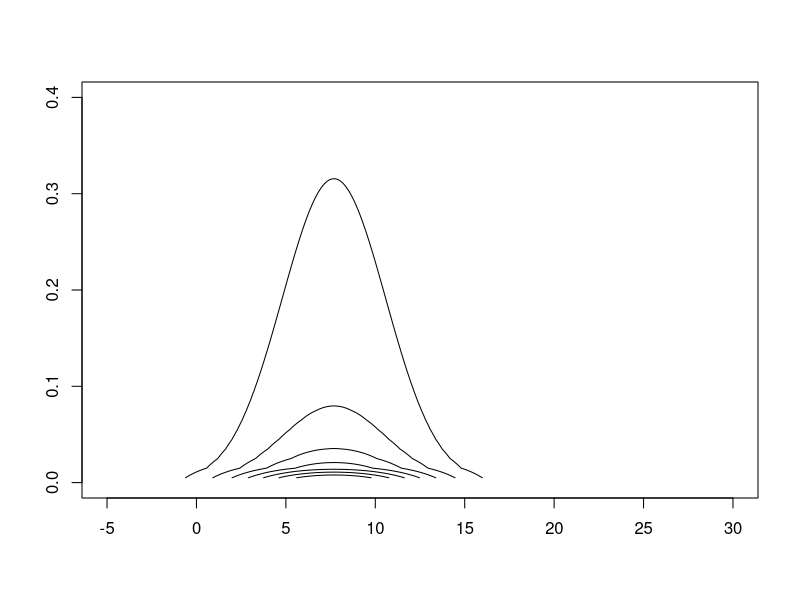
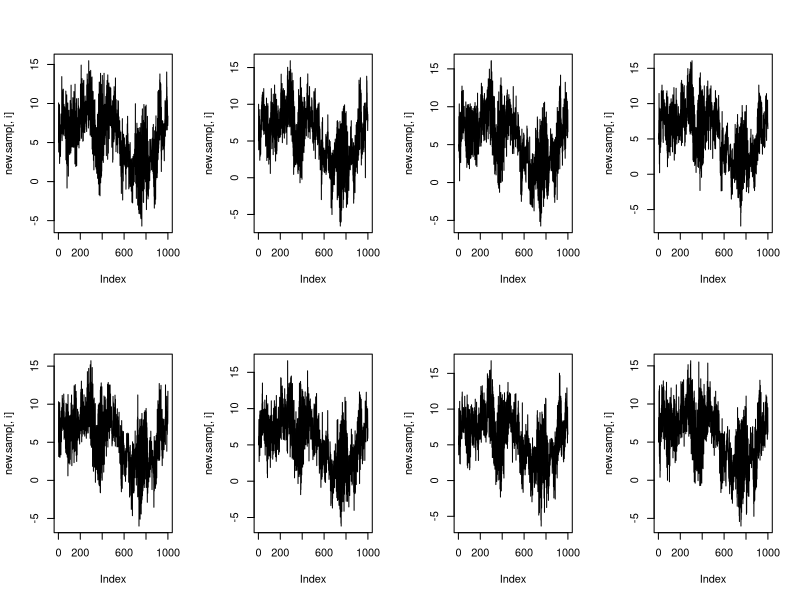
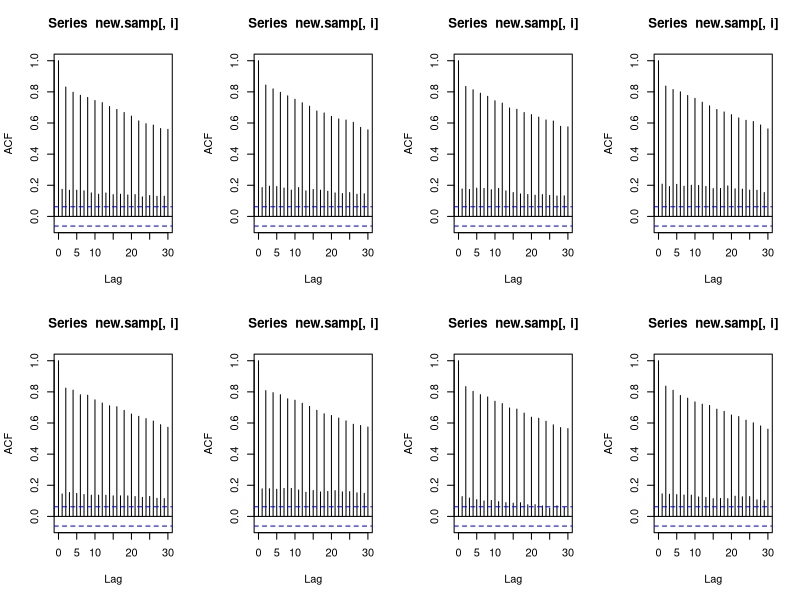

These figures' R source, in order: (Note: this script raises an error after producing the figures.)
## Question 2
## data input
y<-c(28,8,-3,7,-1,1,18,12)
sigma<-c(15,10,16,11,9,11,10,18)
ngrid<-1000

## Joint posterior of mu and tau^2
logjointpost<-function(y,sigma,mu,tausq){
  value<--1/2*log(tausq)+sum(dnorm(y,mu,sqrt(sigma^2+tausq),log=T))
  return(value)
}

## Contour plot of joint posterior of mu and tau^2

mu<-seq(-5,30,len=1000)
tausq<-ppoints(1000)*10
log.like<-matrix(NA,1000,1000)
for (i in 1:1000){
  for (j in 1:1000){
    log.like[i,j]<-logjointpost(y,sigma,mu[i],tausq[j])
  }
}

like<-exp(log.like-max(log.like))
like<-like/sum(like)

contour(mu,tausq,like,ylim=c(0,0.4),drawlabel=F)


## Marginal log-Posterior for tau^2

logpost.tau<-function(tausq,y,sigma){
  vsq<-1/sum(1/(sigma^2+tausq))
  beta<-sum(y/(sigma^2+tausq))*vsq
  a<--1/2*log(tausq)
  b<-sum(dnorm(y,1,sqrt(sigma^2+tausq),log=T))
  c<-dnorm(1,beta,sqrt(vsq),log=T)
  value<-a+b-c
  return(value)
}
tausq<-ppoints(1000)*10
logpost.tausq<-rep(NA,ngrid)
for (i in 1:ngrid){
  logpost.tausq[i]<-logpost.tau(tausq[i],y,sigma)
}

post.tausq<-exp(logpost.tausq-max(logpost.tausq))
post.tausq<-post.tausq/sum(post.tausq)


## Conditional posterior of mu
post.condmu<-function(tau,sigma,y){
  V<-1/sum(1/(sigma^2+tau^2))
  beta<-sum(y/(sigma^2+tau^2))*V
  mu<-rnorm(1,beta,sqrt(V))
  value<-dnorm(mu,beta,sqrt(V))
  return(value)
}
post.cond.mu<-rep(NA,ngrid)
for (i in 1:ngrid){
  post.cond.mu[i]<-post.condmu(tausq[i],sigma,y)
}


## Question 3

## grid sampling: sample 1000 values of tau^2

tausq.sample<-sample(tausq,size=1000,replace=T,prob=post.tausq)

## Sampling mu given sampled tau^2

mu.sample<-rep(NA,ngrid)
for (i in 1:ngrid){
  vsq<-1/sum(1/(sigma^2+tausq.sample[i]))
  beta<-sum(y/(sigma^2+tausq.sample[i]))*vsq
  mu.sample[i]<-rnorm(1,beta,sqrt(vsq))
}

mean(mu.sample)
quantile(mu.sample,c(0.025,0.5,0.975))
mean(tausq.sample)
quantile(tausq.sample,c(0.025,0.5,0.975))

## Question 4
theta.sample<-function(mu,tausq,sigma,y){
  alpha<-rep(NA,8)
  beta<-rep(NA,8)
  value<-rep(NA,8)
  for (i in 1:8){
    beta[i]<-1/(1/tausq+1/sigma[i]^2)
    alpha[i]<-(mu/tausq+y[i]/sigma[i]^2)*beta[i]
    value[i]<-rnorm(1,alpha[i],sqrt(beta[i]))
  }
  return(value)
}
theta.samp<-matrix(NA,nrow=ngrid,ncol=8)
for (i in 1:ngrid){
  theta.samp[i,]<-theta.sample(mu.sample[i],tausq.sample[i],sigma,y)
}
mean<-apply(theta.samp,2,mean)

## Question 6
tausq0<-median(tausq.sample)
theta.new.samp<-matrix(NA,nrow=ngrid,ncol=8)
mu.new.samp<-rep(NA,ngrid)
new.samp<-matrix(NA,nrow=ngrid,ncol=9)
start<-c(8,5,5,5,5,5,5,5,5)
#start<-c(8,10,10,10,10,10,10,10,10)  #different starting value
new.sample<-function(tausq0,y,sigma){
  param<-matrix(NA,ngrid,9)
  colnames(param)<-c("mu","theta1","theta2","theta3","theta4","theta5","theta6","theta7","theta8")
  xi<-rep(NA,8)
  gamma<-rep(NA,8)
  param[1,]<-start
  for (i in 2:ngrid){
    param[i,1]<-rnorm(1,sum(param[i-1,2:9])/8,sqrt(tausq0/8))
    for (j in 1:8){
      gamma[j]<-1/(1/tausq0+1/sigma[j]^2)
      xi[j]<-(param[i-1,1]/tausq0+y[j]/sigma[j]^2)*gamma[j]
      param[i,j+1]<-rnorm(1,xi[j],sqrt(gamma[j]))
    }
  }
  return(param)
}
new.samp<-new.sample(tausq0,y,sigma)
t(apply(new.samp,2,quantile,c(0.025,0.5,0.975)))
apply(new.samp,2,mean)

par(mfrow=c(2,4))
for (i in 2:9){
  plot(new.samp[,i],type="l")
}

par(mfrow=c(2,4))
for (i in 2:9){
  acf(new.samp[,i])
}
t(apply(new.samp,2,quantile,c(0.025,0.5,0.975)))
apply(new.samp,2,mean)

## Trying different starting value
start<-c(8,10,10,10,10,10,10,10,10)


## Question 7
# draw 1000 samples for each school
new.ngrid<-1000
y.pred<-matrix(NA,nrow=new.ngrid,ncol=8)
theta.samp<-new.samp[,2:9]
for (i in 1:1000){
  for (j in 1:8){
  y.pred[i,j]<-rnorm(1,theta.samp[i,j],sqrt(sigma[j]))
  }
}
n<-0
for (i in 1:new.ngrid){
  if (y.pred[i,1]>max(y.pred[i,2:8]))
  n<-n+1
}
n/new.ngrid

## Simulation 1000 for the situation above
new.ngrid<-1000
y1.pred<-matrix(NA,ngrid,ngrid)
y2.pred<-matrix(NA,ngrid,ngrid)
y3.pred<-matrix(NA,ngrid,ngrid)
y4.pred<-matrix(NA,ngrid,ngrid)
y5.pred<-matrix(NA,ngrid,ngrid)
y6.pred<-matrix(NA,ngrid,ngrid)
y7.pred<-matrix(NA,ngrid,ngrid)
y8.pred<-matrix(NA,ngrid,ngrid)
prediction<-function(theta,sigma){
  value<-rnorm(1,theta,sqrt(sigma))
  return(value)
}
for (i in 1:ngrid){
  for (j in 1:ngrid){
    y1.pred[i,j]<-prediction(theta.samp[i,1],sqrt(sigma[1]))
  }
}
for (i in 1:ngrid){
  for (j in 1:ngrid){
    y2.pred[i,j]<-prediction(theta.samp[i,2],sqrt(sigma[2]))
  }
}
for (i in 1:ngrid){
  for (j in 1:ngrid){
    y3.pred[i,j]<-prediction(theta.samp[i,3],sqrt(sigma[3]))
  }
}
for (i in 1:ngrid){
  for (j in 1:ngrid){
    y4.pred[i,j]<-prediction(theta.samp[i,4],sqrt(sigma[4]))
  }
}
for (i in 1:ngrid){
  for (j in 1:ngrid){
    y5.pred[i,j]<-prediction(theta.samp[i,5],sqrt(sigma[5]))
  }
}
for (i in 1:ngrid){
  for (j in 1:ngrid){
    y6.pred[i,j]<-prediction(theta.samp[i,6],sqrt(sigma[6]))
  }
}
for (i in 1:ngrid){
  for (j in 1:ngrid){
    y7.pred[i,j]<-prediction(theta.samp[i,7],sqrt(sigma[7]))
  }
}
for (i in 1:ngrid){
  for (j in 1:ngrid){
    y8.pred[i,j]<-prediction(theta.samp[i,8],sqrt(sigma[8]))
  }
}
best.times<-rep(0,ngrid)
for (j in 1:ngrid){
  for (i in 1:ngrid){
    if (y1.pred[i,j]>max(y2.pred[i,j],y3.pred[i,j],y4.pred[i,j],y5.pred[i,j],y6.pred[i,j],y7.pred[i,j],y8.pred[i,j]))
    {best.times[j]<-best.times[j]+1}
  }
}
## probability that school A offers the best program
prob<-best.times/ngrid
mean(prob)
quantile(prob,c(0.025,0.5,0.975))

##Question 11
y<-c(74,99,58,70,122,77,104,129,308,119)
m<-length(y)

##posterior log-likelohood of alpha and beta
loglike<-function(phi,theta){
  if (phi[1]<=0 | phi[2]<=0) return(1e-10)
  else {
  value<-sum(dgamma(theta,phi[1],rate=phi[2],log=T))
  return(value)
  }
}
## Gibbs Sampler 1: Independent log-Normal Distribution
nsim<-10000
##phi<-c(3,3)
phi<-c(10,10)
theta<-y
##sd.phi<-c(.5,.5)
##sd.phi<-c(.35,.35)
sd.phi<-c(.75,.75)
nacc<-0
theta.norm<-matrix(NA,nsim,m)
phi.norm<-matrix(NA,nsim,2)
for (i in 1:nsim){
  ##update theta
  theta<-rgamma(m,phi[1]+y,phi[2]+1)
  ##update alpha and beta
  new<-exp(rnorm(2,log(phi),sd.phi))
  log.new<-loglike(new,theta)+sum(log(new))
  log.old<-loglike(phi,theta)+sum(log(phi))
  log.diff<-log.new-log.old
  logu<-log(runif(1))
  if (logu<log.diff) {phi<-new; nacc<-nacc+1}
  theta.norm[i,]<-theta
  phi.norm[i,]<-phi
}
#phi1<-phi.norm
#phi2<-phi.norm
phi3<-phi.norm
labels<-expression(alpha,beta)

## Acf plot for phi1
par(mfrow=c(2,1))
for (i in 1:2) acf(phi1[,i],lag.max<-100)

## acf for phi2
par(mfrow=c(2,1))
for (i in 1:2) acf(phi2[,i],lag.max<-100)

## acf for phi3
par(mfrow=c(2,1))
for (i in 1:2) acf(phi3[,i],lag.max<-100)


## Compare chains
par(mfrow=c(2,1))
plot(phi1[,1],type="l",ylim=range(phi1[,1],phi2[,1],phi3[,1]))
lines(phi2[,1],col=2)
lines(phi3[,1],col=3)

plot(phi1[,2],type="l",ylim=range(phi1[,2],phi2[,2],phi3[,2]))
lines(phi2[,2],col=2)
lines(phi3[,2],col=3)

summary(phi1[,1])
summary(phi2[,1])
summary(phi3[,1])
quantile(phi1[,1],c(0.025,0.0975))
quantile(phi2[,1],c(0.025,0.0975))
quantile(phi3[,1],c(0.025,0.0975))
summary(phi1[,2])
summary(phi2[,2])
summary(phi3[,2])
quantile(phi1[,2],c(0.025,0.0975))
quantile(phi2[,2],c(0.025,0.0975))
quantile(phi3[,2],c(0.025,0.0975))

##Running a longer chain

nsim<-101000
##phi<-c(3,3)
phi<-c(10,10)
theta<-y
##sd.phi<-c(.5,.5)
##sd.phi<-c(.35,.35)
sd.phi<-c(.75,.75)
nacc<-0
theta.norm<-matrix(NA,nsim,m)
phi.norm<-matrix(NA,nsim,2)
for (i in 1:nsim){
  ##update theta
  theta<-rgamma(m,phi[1]+y,phi[2]+1)
  ##update alpha and beta
  new<-exp(rnorm(2,log(phi),sd.phi))
  log.new<-loglike(new,theta)+sum(log(new))
  log.old<-loglike(phi,theta)+sum(log(phi))
  log.diff<-log.new-log.old
  logu<-log(runif(1))
  if (logu<log.diff) {phi<-new; nacc<-nacc+1}
  theta.norm[i,]<-theta
  phi.norm[i,]<-phi
}

labels<-expression(alpha,beta)
par(mfrow=c(2,1))
plot(phi.norm[,1],type="l",ylab=labels[1])
plot(phi.norm[,2],type="l",ylab=labels[2])

par(mfrow=c(2,1))
acf(phi.norm[,1],lag.max=100)
acf(phi.norm[,2],lag.max=100)


alpha<-phi.norm[,1]
beta<-phi.norm[,2]
mu<-alpha/beta
sd<-sqrt(alpha/beta^2)

par(mfrow=c(2,2))
hist(alpha)
hist(beta)
hist(mu)
hist(sd)

##Examining Shrinkage
par(mfrow=c(1,1))
theta.postmean<-apply(theta.norm,2,mean)
mu.postmean<-mean(mu)
plot(1:m,y,main="shrinkage of sample proportions",pch=19)
abline(h=mu.postmean,col=4,lwd=2)
points(1:m,theta.postmean,pch=19,col=2)
legend(2,250,c("Sample","Post Mean","Overal Mean"),pch=19,col=c(1,2,4))


temp<-seq(1001,101000,by=100)
plot(phi.norm[temp,1],type="l",ylab=labels[1])
plot(phi.norm[temp,2],type="l",ylab=labels[2])

acf(phi.norm[temp,1],lag.max=100)
acf(phi.norm[temp,2],lag.max=100)




## 1000 samples of alpha and beta
alpha.samp<-alpha[temp]
beta.samp<-beta[temp]
mean(alpha.samp)
quantile(alpha.samp,c(.025,.5,.975))
mean(beta.samp)
quantile(beta.samp,c(.025,.5,.0975))

## Question 12
##posterior predictive for a new residential street with a bike lane

theta.new<-rgamma(1000,alpha.samp,rate=beta.samp)
y.new<-rpois(1000,theta.new)
par(mfrow=c(2,1))
hist(theta.new)
abline(v=mean(theta.new),col=2)
hist(y.new)
abline(v=mean(y.new),col=2)
mean(y.new)
quantile(y.new,c(.025,.50,.975))
